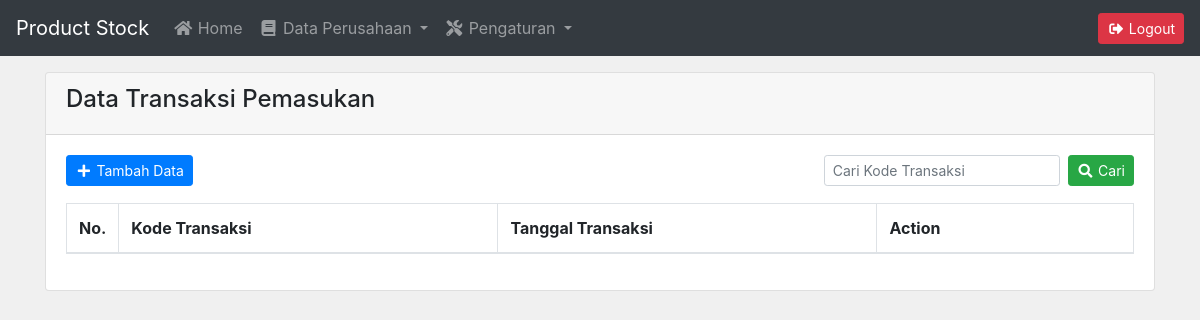
The app's page /admin/pemasukan.php (signed in), older data.
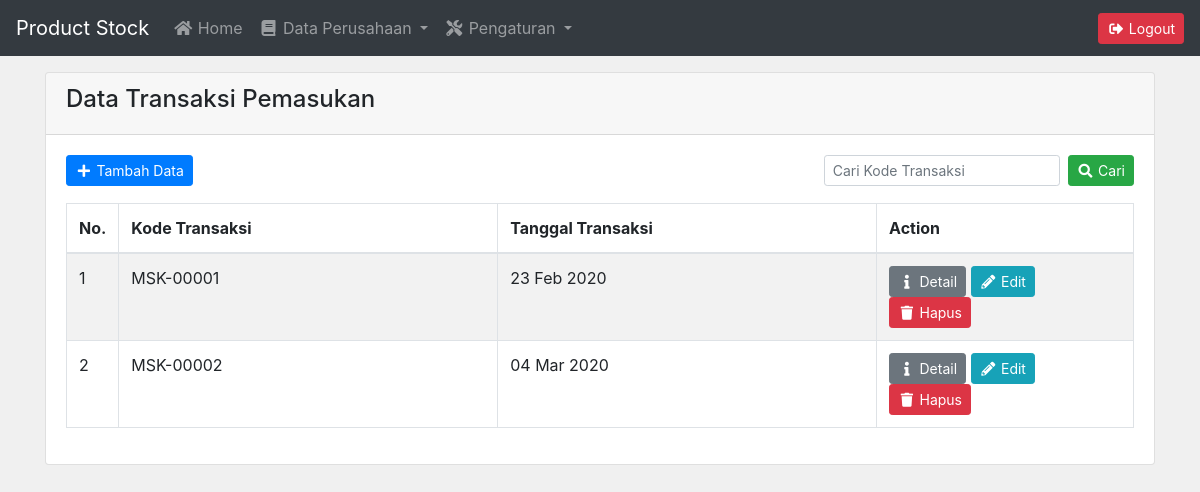
The same page, newer data.
### tables this page shows
CREATE TABLE `pemasukan` (
  `id` int(11) NOT NULL,
  `kode_pemasukan` varchar(255) NOT NULL,
  `tanggal` date NOT NULL
);

### admin/pemasukan.php (the view, shortened to what this page needs)
<?php include 'header.php'; ?>
<div class="container mt-3">
    <div class="card">
        <div class="card-header">
            <h4>Data Transaksi Pemasukan</h4>
        </div>
        <div class="card-body">
            <a href="pemasukan_tambah.php" class="btn btn-primary btn-sm float-left">
                <i class="fas fa-fw fa-plus"></i> Tambah Data
            </a>
            <form action="pemasukan.php" method="get" class="form-inline float-right">
                <input type="text" class="form-control form-control-sm mr-2" name="keyword" id="keyword"
                    placeholder="Cari Kode Transaksi">
                <button type="submit" class="btn btn-success btn-sm">
                    <i class="fas fa-fw fa-search"></i> Cari
                </button>
            </form>
            <br><br>
            <table class="table table-striped table-bordered">
                <thead>
                    <tr>
                        <th width="1%">No.</th>
                        <th width="37%">Kode Transaksi</th>
                        <th width="37%">Tanggal Transaksi</th>
                        <th width="25%">Action</th>
                    </tr>
                </thead>
                <tbody>
                    <?php
                    include '../koneksi.php';
                    if (isset($_GET['keyword'])) {
                        $keyword = $_GET['keyword'];
                        $data = mysqli_query($koneksi, "SELECT * FROM pemasukan WHERE kode_pemasukan LIKE '%" . $keyword . "%'");
                    }
                    else {
                        $data = mysqli_query($koneksi, "SELECT * FROM pemasukan");
                    }
                    $no = 1;
                    while ($d = mysqli_fetch_array($data)) {
                    ?>
                    <tr>
                        <td><?= $no++; ?></td>
                        <td><?= $d['kode_pemasukan']; ?></td>
                        <td><?= date('d M Y', strtotime($d['tanggal'])); ?></td>
                        <td>
                            <a href="pemasukan_detail.php?id=<?= $d['id']; ?>" class="btn btn-sm btn-secondary">
                                <i class="fas fa-fw fa-info"></i> Detail
                            </a>
                            <a href="pemasukan_edit.php?id=<?= $d['id']; ?>" class="btn btn-sm btn-info">
                                <i class="fas fa-fw fa-pencil-alt"></i> Edit
                            </a>
                            <a href="pemasukan_delete.php?id=<?= $d['id']; ?>" class="btn btn-sm btn-danger">
                                <i class="fas fa-fw fa-trash"></i> Hapus
                            </a>
                        </td>
                    </tr>
                    <?php } ?>
                </tbody>
            </table>
        </div>
    </div>
</div>
<?php include 'footer.php'; ?>

### admin/header.php (shortened to what this page needs)
<!DOCTYPE html>
<html lang="en">
<head>
    <link rel="stylesheet" href="../assets/css/bootstrap.min.css">
    <link rel="stylesheet" href="../assets/css/all.css">
    <link rel="stylesheet" href="../assets/css/select2.min.css">
</head>
<body style="background: #F0F0F0">
    <nav class="navbar navbar-dark bg-dark navbar-expand" style="border-radius: 0px">
        <a class="navbar-brand" href="#">Product Stock</a>
        <div class="collapse navbar-collapse" id="navbarSupportedContent">
            <ul class="navbar-nav mr-auto">
                <li class="nav-item">
                    <a class="nav-link" href="index.php"><i class="fas fa-fw fa-home"></i> Home</a>
                </li>
                <li class="nav-item dropdown">
                    <a class="nav-link dropdown-toggle" href="#" id="navbarDropdown" role="button"
                        data-toggle="dropdown" aria-haspopup="true" aria-expanded="false">
                        <i class="fas fa-fw fa-book"></i> Data Perusahaan
                    </a>
                </li>
                <li class="nav-item dropdown">
                    <a class="nav-link dropdown-toggle" href="#" id="navbarDropdown" role="button"
                        data-toggle="dropdown" aria-haspopup="true" aria-expanded="false">
                        <i class="fas fa-fw fa-tools"></i> Pengaturan
                    </a>
                </li>
            </ul>
            <a class="btn btn-danger btn-sm my-2 my-sm-0" href="logout.php"><i class="fas fa-fw fa-sign-out-alt"></i>
                Logout</a>
        </div>
    </nav>

### admin/footer.php (shortened to what this page needs)
</body>
</html>

### assets/css/all.css (style rules this page uses)
.fa, .fas, .far, .fal, .fad, .fab { -moz-osx-font-smoothing: grayscale; -webkit-font-smoothing: antialiased; display: inline-block; font-style: normal; font-variant: normal; text-rendering: auto; line-height: 1; }
.fa-fw { text-align: center; width: 1.25em; }
.fa-book:before { content: "\f02d"; }
.fa-home:before { content: "\f015"; }
.fa-info:before { content: "\f129"; }
.fa-pencil-alt:before { content: "\f303"; }
.fa-plus:before { content: "\f067"; }
.fa-search:before { content: "\f002"; }
.fa-sign-out-alt:before { content: "\f2f5"; }
.fa-tools:before { content: "\f7d9"; }
.fa-trash:before { content: "\f1f8"; }
.fa, .fas { font-family: 'Font Awesome 5 Free'; font-weight: 900; }

Row changes from the older to the newer data that the page shows:
added pemasukan: kode_pemasukan "MSK-00001", tanggal "23 Feb 2020"
added pemasukan: kode_pemasukan "MSK-00002", tanggal "04 Mar 2020"
